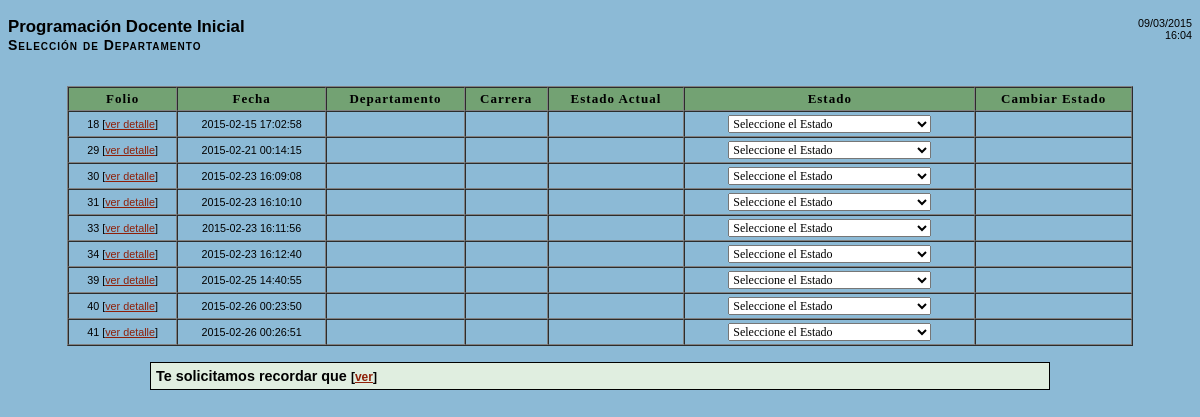
Screenshot of /gestionDEA/pdi.php with the database file from the repository.
### tables this page shows
CREATE TABLE `PDI` (
  `ID_PDI` int(11) NOT NULL AUTO_INCREMENT,
  `Estado_PDI` int(11) NOT NULL,
  `Nombre_docente` varchar(45) NOT NULL,
  `ID_profesor` varchar(45) NOT NULL,
  `ID_escuela` varchar(45) NOT NULL,
  `Fecha_PDI` datetime NOT NULL,
  `departamentos_ID_depto` int(11) NOT NULL,
  `carreras_ID_carrera` int(11) NOT NULL,
  `PDI_cancelado` int(11) DEFAULT NULL,
  PRIMARY KEY (`ID_PDI`,`departamentos_ID_depto`,`carreras_ID_carrera`,`Estado_PDI`),
  UNIQUE KEY `ID_PDI` (`ID_PDI`),
  KEY `fk_PDI_carreras1_idx` (`carreras_ID_carrera`),
  KEY `fk_PDI_departamentos1_idx` (`departamentos_ID_depto`),
  KEY `fk_Estado_PDI_estados_pdi_pdf_idx` (`Estado_PDI`)
);

### gestionDEA/pdi.php (the view, shortened to what this page needs)
<!DOCTYPE HTML PUBLIC '-//W3C//DTD HTML 4.01 Transitional//EN' 'http://www.w3.org/TR/html4/loose.dtd'>
<html>
	<head>
	</head>
	<body>
		<div id="fecha">
			<?php echo date("d/m/Y"). "<br/>" . date("H:i");?>
		</div>
		<h3>Programaci&oacute;n Docente Inicial<br><small>Selecci&oacute;n de Departamento</small></h3>
		<br />
		<?php
            $link = mysqli_connect('localhost', 'dbttii', 'dbttii', "ttii");
            $PDI1 = "SELECT * FROM `PDI` WHERE `ID_profesor` = '1' AND (`Estado_PDI` = 6 OR `Estado_PDI` = 1 OR `Estado_PDI` = 2 OR `Estado_PDI` = 3 OR `Estado_PDI` = 4)";
            $PDI2 = mysqli_query($link, $PDI1) or die('Consulta fallida $PDI2: '. mysqli_error($link));
            $cuenta = 0;
            while($fila = mysqli_fetch_assoc($PDI2)){
                $cuenta++;
                if($cuenta == 1){
                    echo '<table align="center" width="90%" border="1" cellpadding="3" cellspacing="0" class="pequena" id="pdiTabla"><tr class="titulo_fila"><td>Folio</td><td>Fecha</td><td>Departamento</td><td>Carrera</td><td>Estado Actual</td><td>Estado</td><td>Cambiar Estado</td></tr>';
                }
                $carrera1 = "SELECT `Nombre_carrera` FROM `carreras` WHERE `ID_carrera` = ".$fila['carreras_ID_carrera'] ;
                $carrera2 = mysqli_connect($carrera1) or die('Consulta fallida $carrera2: ' . mysqli_error($link));
                $carrera3 = mysqli_fetch_assoc($carrera2);
                $depto1 = "SELECT `Nombre_depto` FROM `departamentos` WHERE `ID_depto` = ".$fila['departamentos_ID_depto'] ;
                $depto2 = mysqli_connect($depto1) or die('Consulta fallida $depto2: '.mysqli_error($link));
                $depto3 = mysqli_fetch_assoc($depto2);
                echo '<tr class="centro">';
                echo '<td onClick=mostrar("detalle'.$cuenta.'")>'.$fila['ID_PDI'].' [<a href="#" class="no_linea">ver detalle</a>]</td>';
                echo '<td>'.$fila['Fecha_PDI'].'</td>';
                echo '<td>'.$carrera3['Nombre_carrera'].'</td>';
                echo '<td>'.$depto3['Nombre_depto'].'</td>';
                $estado01 = "SELECT `Nombre` FROM `estados_pdi_pdf` WHERE `ID_estado` = ".$fila['Estado_PDI'];
                $estado02 = mysqli_connect($estado01) or die('Consulta fallida $estado02: '.mysqli_error($link));
                $estado03 = mysqli_fetch_assoc($estado02);
                $estado04 = $estado03['Nombre'];
                if($fila['Estado_PDI']==3){
                    echo '<td BGCOLOR="#31B404">'.$estado04.'</td>';
                } else {
                    echo '<td>'.$estado04.'</td>';
                }
                echo "<td><select id='id_estado".$cuenta."' name='estado".$cuenta."' onChange=changeText('id_estado".$cuenta."','estado".$cuenta."');validarSelect('id_estado".$cuenta."','estado".$cuenta."')>";
                echo "<option value='0'>Seleccione el Estado</option>";
				echo "</select></td>";
                echo '<td><center><a id="estado'.$cuenta.'" href="pdi1.php?id_pdi='.$fila['ID_PDI'].'&estado=" style="display:none">Enviar</a></center></td>';
                echo '</tr>';
            }
            if($cuenta == 0) {
                echo '<div class="ayuda" style="text-align: left">
<div style="float:right"><img src="../images/icons/status_unknown.png" border="0" alt="·Atención!" title="·Atención!" width="32"></div>
<b>Estimado Docente:</b><br><p>No existe(n) Programaci&oacute;n(es) Docente Inicial para revisar o no es fecha para realizar solicitudes.</p>
</div>';
            } else {
                echo '</table>';
            }
        ?>
        <br>
		<div class="cita" style="width:75%">
			<b>Te solicitamos recordar que <small>[<a href="javascript:ver_oculta('msg')" class="no_linea">ver</a>]</small></b>
		</div>
	</body>
</html>

### gestionDEA/gestion.css (style rules this page uses)
body { background-color: #8CBAD6; color: black; font-family: Trebuchet MS,sans-serif; font-size: 90% }
a { color: #8F1F08 }
h3 small { font-variant: small-caps; letter-spacing: 1px }
.cita { width: 95%; background-color:#E0EEE0; padding: 5px; margin-left: auto; margin-right: auto; border: 1px solid black; }
.pequena { font-size: 75%; }
.titulo_fila { font: 13px Verdana; background-color: #73A273; color: black; font-weight: Bold; text-align: center; letter-spacing: 1px }
.centro { text-align: center; }
#fecha { font-size: .75em; font-family: Arial; float: right; text-align: right; }
select { font: 12px Verdana }

### rows the page displays
pdi: shows "Folio", ID_PDI "18", Fecha_PDI "2015-02-15 17:02:58"
pdi: ID_PDI "29", Fecha_PDI "2015-02-21 00:14:15"
pdi: ID_PDI "30", Fecha_PDI "2015-02-23 16:09:08"
pdi: ID_PDI "31", Fecha_PDI "2015-02-23 16:10:10"
pdi: ID_PDI "33", Fecha_PDI "2015-02-23 16:11:56"
pdi: ID_PDI "34", Fecha_PDI "2015-02-23 16:12:40"
pdi: ID_PDI "39", Fecha_PDI "2015-02-25 14:40:55"
pdi: ID_PDI "40", Fecha_PDI "2015-02-26 00:23:50"
pdi: ID_PDI "41", Fecha_PDI "2015-02-26 00:26:51"
